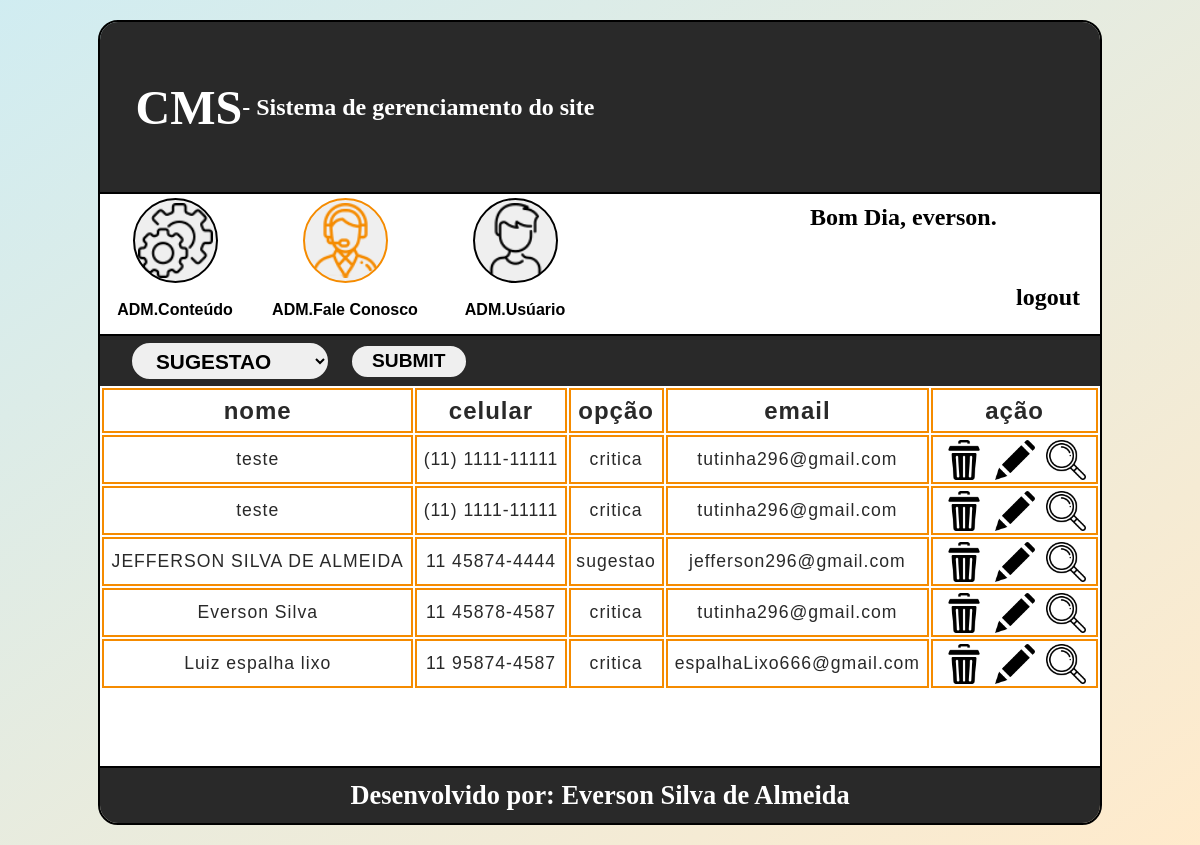
/BD/ADMfaleConosco.php (signed in), run on the app's committed database.
### tables this page shows
CREATE TABLE `tblcontatos` (
  `idContatos` int(11) NOT NULL AUTO_INCREMENT,
  `nome` varchar(100) NOT NULL,
  `telefone` varchar(17) NOT NULL,
  `celular` varchar(17) NOT NULL,
  `email` varchar(100) NOT NULL,
  `homePage` varchar(150) DEFAULT NULL,
  `facebook` varchar(100) DEFAULT NULL,
  `idSugestaoCritica` int(11) NOT NULL,
  `profissao` varchar(50) DEFAULT NULL,
  `sexo` varchar(1) DEFAULT NULL,
  `obs` text,
  PRIMARY KEY (`idContatos`),
  KEY `Fk_sujestao_contatos` (`idSugestaoCritica`),
  CONSTRAINT `Fk_sujestao_contatos` FOREIGN KEY (`idSugestaoCritica`) REFERENCES `tblsugestaocritica` (`idSugestaoCritica`)
);

CREATE TABLE `tblsugestaocritica` (
  `idSugestaoCritica` int(11) NOT NULL AUTO_INCREMENT,
  `sigla` varchar(2) NOT NULL,
  `tipo` varchar(20) NOT NULL,
  PRIMARY KEY (`idSugestaoCritica`)
);

### BD/bloqueioUsuario.php (called while the page is built, shortened)
<?php
$conex = conexaoMysql();
$usuario = $_SESSION['usuario'];
$nivel = $_SESSION['nivel'];
$sql = "select tblusuario.*, tblnivel.*
    from tblusuario, tblnivel
    where tblnivel.idNivel = tblusuario.idNivel
    and nomeUsuario = '".$usuario."' and nivel = '".$nivel."'";
$selectAtivacao = mysqli_query($conex, $sql);
$rsAtivacao = mysqli_fetch_assoc($selectAtivacao);
$ADMconteudo = $rsAtivacao['ADMconteudo'];
$ADMfaleConosco = $rsAtivacao['ADMfaleConosco'];
$ADMusuario = $rsAtivacao['ADMusuario'];
if($ADMconteudo == 1){
    $conteudo = "enable";
}else{
    $conteudo = "disabled";
}
if($ADMfaleConosco == 1){
    $faleConosco = "enable";
}else{
    $faleConosco = "disabled";
}
if($ADMusuario == 1){
    $usuarios = "enable";
}else{
    $usuarios = "disabled";
}
?>

### BD/ADMfaleConosco.php (the view, shortened to what this page needs)
<?php
require_once('bloqueioUsuario.php');
$conex = conexaoMysql();
$usuario = $_SESSION['usuario'];
?>
<!doctype html>
<html lang="pt-br">
    <head>
        <link rel="stylesheet" type="text/css" href="../cms/css/style.css">
        <link rel="stylesheet" type="text/css" href="../cms/css/faleConosco.css">
    </head>
    <body>
        <section>
            <div id="containerCMS">
                <div id="cabecalho">
                    <h1><p>CMS</p> - Sistema de gerenciamento do site</h1>
                    <div id="containerLogo"></div>
                </div>
                <div id="containerEscolha">
                    <div class="containerFuncao">
                        <input type="submit" class="imgFuncao" id="ADMconteudo" onclick="location.href='../BD/ADMconteudo.php'" <?=$conteudo?> value="">
                        <div class="nomeFuncao">ADM.Conteúdo</div>
                    </div>
                    <div class="containerFuncao">
                        <input type="submit" class="imgFuncao" id="ADMfaleConosco" onclick="location.href='../BD/ADMfaleConosco.php'" <?=$faleConosco?> value="">
                        <div class="nomeFuncao">ADM.Fale Conosco</div>
                    </div>
                    <div class="containerFuncao">
                        <input type="submit" class="imgFuncao" id="ADMusuario" onclick="location.href='../BD/ADMusuario.php'" <?=$usuarios?> value="">
                        <div class="nomeFuncao">ADM.Usúario</div>
                    </div>
                    <div id="containerBoasVindas">
                        <div class="textoBoasVindas">Bom Dia, <?=$usuario?>.</div>
                        <a href="../BD/logout.php"><div class="textoBoasVindas">logout</div></a>
                    </div>
                </div>
                <form action="ADMfaleConosco.php" method="post" name="frmFaleConosco">
                    <div id="containerConteudo">
                       <table>
                           <div id="filtro">
                               <select name="sltFiltro">
                                   <?php
                                        $sql = "select *from tblsugestaocritica";
                                   $selectFiltro = mysqli_query($conex, $sql);
                                   while($rsFiltro = mysqli_fetch_assoc($selectFiltro)){
                                   ?>
                                   <option value="<?=$rsFiltro['idSugestaoCritica']?>"><?=$rsFiltro['tipo']?></option>
                                   <?php } ?>
                               </select>
                               <input type="submit" name="btnFiltrar">
                           </div>
                           <tr>
                               <td>nome</td>
                               <td>celular</td>
                               <td>opção</td>
                               <td>email</td>
                               <td>ação</td>
                           </tr>
                          <?php
                                if(isset($_POST['btnFiltrar'])){
                                    $tipo = $_POST['sltFiltro'];
                                    $sql = "select *
                                    from tblcontatos, tblsugestaocritica
                                    where tblSugestaoCritica.idSugestaoCritica = tblContatos.idSugestaoCritica
                                    and tblsugestaocritica.idSugestaoCritica =".$tipo;
                                }else{
                                    $sql = "select tblContatos.idContatos ,tblcontatos.nome, tblcontatos.celular, tblcontatos.email, tblsugestaocritica.tipo
                                    from tblcontatos, tblsugestaocritica
                                    where tblSugestaoCritica.idSugestaoCritica = tblContatos.idSugestaoCritica
                                    order by tblContatos.idContatos desc";
                                }
                            $selectContatos = mysqli_query($conex, $sql);
                            while($rsContato = mysqli_fetch_assoc($selectContatos)){
                            ?>
                           <tr>
                               <td><?=$rsContato['nome']?></td>
                               <td><?=$rsContato['celular']?></td>
                               <td><?=$rsContato['tipo']?></td>
                               <td><?=$rsContato['email']?></td>
                               <td>
                                   <div class="containerAcao">
                                       <a onclick="return confirm('deseja realmente excluir');" href="deleteContato.php?modo=excluirContato&id=<?=$rsContato['idContatos']?>">
                                           <div class="imgApagar"></div>
                                       </a>
                                       <a href="../contato.php?modo=editarContato&id=<?=$rsContato['idContatos']?>">
                                        <div class="imgEditar"></div>
                                    </a>
                                       <div class="imgVizualizar" onclick="modalContatos(<?=$rsContato['idContatos']?>);"></div>
                                   </div>
                               </td>
                           </tr>
                           <?php } ?>
                       </table>
                    </div>
                </form>
                <footer><h1>Desenvolvido por: Everson Silva de Almeida</h1></footer>
            </div>
        </section>
    </body>
</html>

### cms/css/style.css (style rules this page uses)
* { padding: 0; margin: 0; text-decoration: none; list-style: none; }
body { background: linear-gradient(145deg, rgba(22, 162, 186, 0.2), rgba(255, 153, 0, 0.2)), url(../img/fundo.jpg); min-height: 100vh; display: flex; justify-content: center; align-content: center; align-items: center; background-size: cover; background-position: center; background-origin: border-box; background-repeat: no-repeat; padding-top: 20px; padding-bottom: 20px; box-sizing: border-box; }
#containerCMS { min-height: 800px; height: auto; width: 1000px; border-radius: 20px; border: 2px solid #000; overflow: hidden; }
#cabecalho { height: 170px; width: 100%; background: #292929; display: flex; justify-content: space-between; align-items: center; }
#cabecalho h1 { height: 100px; width: 530px; float: left; font-size: 1.5em; color: #fff; display: flex; justify-content: center; align-items: center; justify-content: center; }
#cabecalho h1 p { font-size: 2em; }
#containerLogo { height: 140px; width: 400px; background-image: url(../img/HILLVALEY.png); background-size: contain; background-position: center; background-origin: border-box; background-repeat: no-repeat; }
#containerEscolha { border-top: 2px solid #000; height: 140px; width: 100%; background: #fff; }
.containerFuncao { height: 100%; width: 150px; margin-right: 20px; float: left; display: flex; justify-content: space-around; align-content: center; align-items: center; flex-direction: column; outline: none; }
.imgFuncao { height: 85px; width: 85px; border-radius: 50%; border: 2px solid #000; background-size: 75px; background-position: center; background-origin: border-box; background-repeat: no-repeat; cursor: pointer; outline: none; }
#ADMconteudo { background-image: url(../img/settings.png); }
#ADMfaleConosco { background-image: url(../img/support.png); }
#ADMusuario { background-image: url(../img/person.png); }
.nomeFuncao { height: 40px; width: 100%; display: flex; justify-content: space-around; align-content: center; align-items: center; font-size: 1em; font-weight: bold; font-family: arial; }
#containerBoasVindas { height: inherit; width: 300px; float: right; display: flex; justify-content: space-between; align-content: center; flex-direction: column; padding: 10px; box-sizing: border-box; }
.textoBoasVindas { height: 50px; width: 100%; font-size: 1.5em; font-weight: bold; }
a .textoBoasVindas { text-align: right; padding: 10px; box-sizing: border-box; color: #000; }
#containerConteudo { border-top: 2px solid #000; min-height: 430px; height: auto; width: 100%; overflow: hidden; position: relative; background: #fff; }
footer { height: 55px; width: 100%; border-top: 2px solid #000; display: flex; justify-content: center; align-content: center; align-items: center; font-size: 1.1em; font-family: comic sans ms; background: #292929; color: #fff; }

### data on the page
tblcontatos: nome "teste", celular "(11) 1111-11111", idSugestaoCritica.tipo "critica", email "tutinha296@gmail.com"
tblcontatos: nome "teste", celular "(11) 1111-11111", idSugestaoCritica.tipo "critica", email "tutinha296@gmail.com"
tblcontatos: nome "JEFFERSON SILVA DE ALMEIDA", celular "11 45874-4444", idSugestaoCritica.tipo "sugestao", email "jefferson296@gmail.com"
tblcontatos: nome "Everson Silva", celular "11 45878-4587", idSugestaoCritica.tipo "critica", email "tutinha296@gmail.com"
tblcontatos: nome "Luiz espalha lixo", celular "11 95874-4587", idSugestaoCritica.tipo "critica", email "espalhaLixo666@gmail.com"

### other printed values
$usuario "everson"
form field sltFiltro "sugestao"
